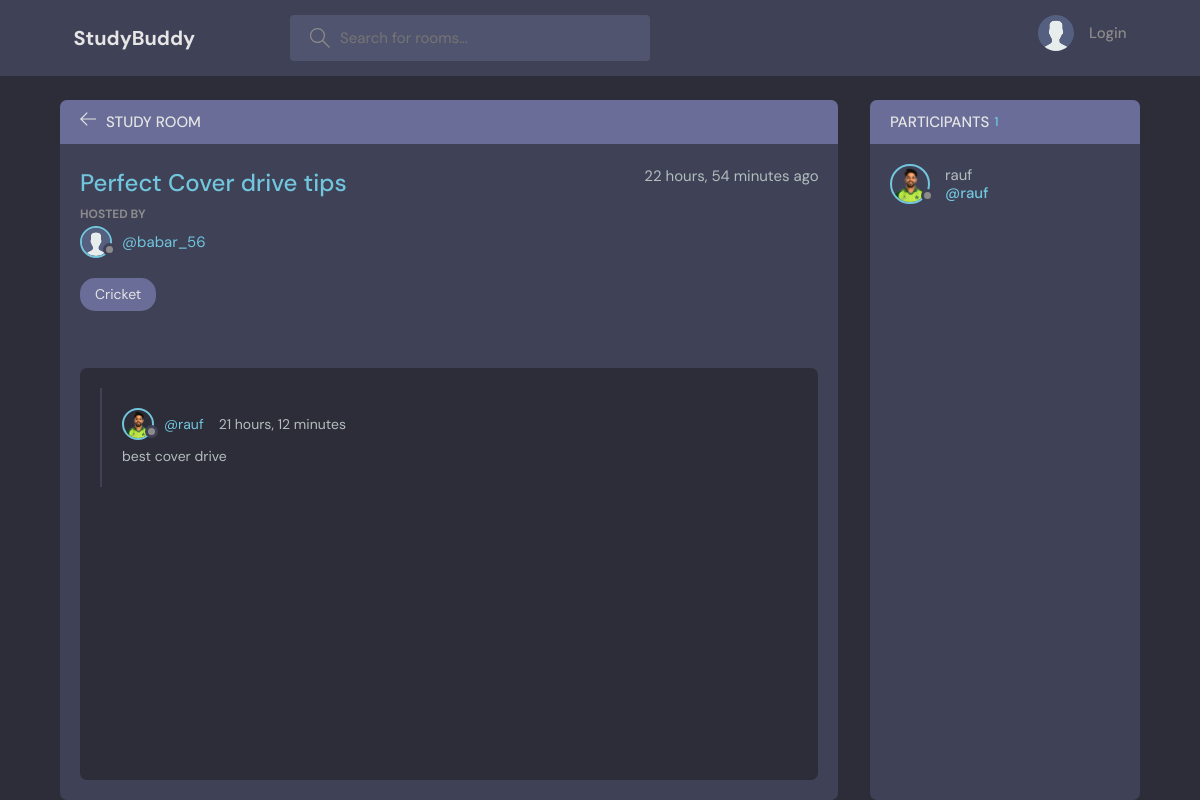
Before: /room/7/ with the older database file.
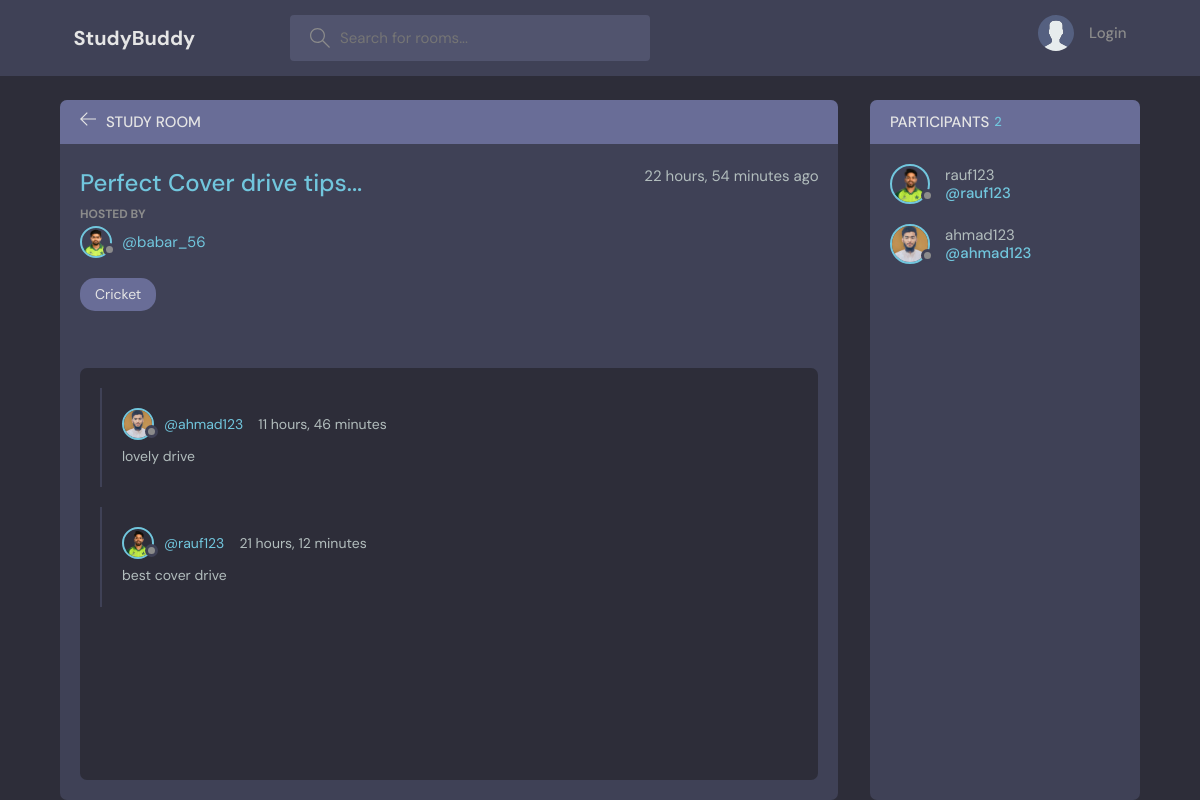
After: the same page with the newer database file.
### base/models.py (models this page shows, shortened)
class Room(models.Model):
    host = models.ForeignKey(User, on_delete=models.SET_NULL, null=True)
    topic = models.ForeignKey(Topic, on_delete=models.SET_NULL, null=True)
    name = models.CharField(max_length=200)
    participants=models.ManyToManyField(User,related_name='participants',blank=True)
    description = models.TextField(null=True, blank=True)
    updated = models.DateTimeField(auto_now=True)
    created = models.DateTimeField(auto_now_add=True)
    class Meta:
        ordering= ['-updated','-created']

class User(AbstractUser):
    name = models.CharField(max_length=200, null=True)
    email = models.EmailField(unique=True, null=True)
    avatar=models.ImageField(null=True,default='avatar.svg')
    bio = models.TextField(null=True)
    USERNAME_FIELD = 'username'
    REQUIRED_FIELDS = ['email','name']

class Message(models.Model):
    user = models.ForeignKey(User, on_delete=models.CASCADE)
    room = models.ForeignKey(Room, on_delete=models.CASCADE)
    body = models.TextField()
    updated = models.DateTimeField(auto_now=True)
    created = models.DateTimeField(auto_now_add=True)
    class Meta:
        ordering= ['-updated','-created']
    def __str__(self):
        return self.body[0:50]

class Topic(models.Model):
    name = models.CharField(max_length=200)
    def __str__(self):
        return self.name

### base/views.py (the view, shortened to what this page needs)
# urls.py: path('room/<int:room_id>/', views.room_view, name='room'),
def room_view(request, room_id):
    room_instance = get_object_or_404(Room, id=room_id)
    messages = room_instance.message_set.all().order_by('-created')
    participants=room_instance.participants.all()
    return render(request, 'base/room.html', {'room': room_instance, 'messages': messages,'participants':participants})

### base/templates/base/room.html (shortened to what this page needs)
{% extends 'main.html'%} {% block content %} {% load static %}
<main class="profile-page layout layout--2">
  <div class="container">
    <div class="room">
      <div class="room__top">
        <div class="room__topLeft">
          <a href="{% url 'home' %}">
            <svg
              version="1.1"
              xmlns="http://www.w3.org/2000/svg"
              width="32"
              height="32"
              viewBox="0 0 32 32"
            >
              <title>arrow-left</title>
              <path
                d="M13.723 2.286l-13.723 13.714 13.719 13.714 1.616-1.611-10.96-10.96h27.625v-2.286h-27.625l10.965-10.965-1.616-1.607z"
              ></path>
            </svg>
          </a>
          <h3>Study Room</h3>
        </div>
      </div>
      <div class="room__box scroll">
        <div class="room__header scroll">
          <div class="room__info">
            <h3>{{room.name}}</h3>
            <span>{{room.created|timesince}} ago</span>
          </div>
          <div class="room__hosted">
            <p>Hosted By</p>
            <a href="{% url 'profile'  room.host.id %}" class="room__author">
              <div class="avatar avatar--small">
                <img src="{{room.host.avatar.url}}" />
              </div>
              <span>@{{room.host.username}}</span>
            </a>
          </div>
          <span class="room__topics">{{room.topic}}</span>
        </div>
        <div class="room__conversation">
          <div class="threads scroll">
            {% for message in messages%}
            <div class="thread">
              <div class="thread__top">
                <div class="thread__author">
                  <a
                    href="{% url 'profile' message.user.id%}"
                    class="thread__authorInfo"
                  >
                    <div class="avatar avatar--small">
                      <img src="{{message.user.avatar.url}}" alt="Avatar" />
                    </div>
                    <span>@{{message.user.username}}</span>
                  </a>
                  <span class="thread__date"
                    >{{message.created|timesince}}</span
                  >
                </div>
              </div>
              <div class="thread__details">{{message}}</div>
            </div>
            {% endfor %}
          </div>
        </div>
      </div>
    </div>
    <div class="participants">
      <h3 class="participants__top">
        Participants <span>{{participants.all.count}}</span>
      </h3>
      <div class="participants__list scroll">
        {% for user in participants%}
        <a href="{% url 'profile' user.id %}" class="participant">
          <div class="avatar avatar--medium">
            <img src="{{user.avatar.url}}" alt="Avatar" />
          </div>
          <p>
            {{user.username}}
            <span>@{{user.username}}</span>
          </p>
        </a>
        {% endfor %}
      </div>
    </div>
  </div>
</main>
{% endblock content%}

Changed rows visible on the page:
changed Room "babar_56": name "Perfect Cover drive tips" → "Perfect Cover drive tips..."; host.avatar: picture added in place of a placeholder
added Message: user.avatar (picture), user.username "ahmad123", created "11 hours, 46 minutes", body "lovely drive"
changed through a linked row, Message "best cover drive": user.username "rauf" → "rauf123"
changed User: username "rauf" → "rauf123"
added User: avatar (picture), username "ahmad123"
Other visible differences:
{{ participants.all.count }}: "1" → "2"
